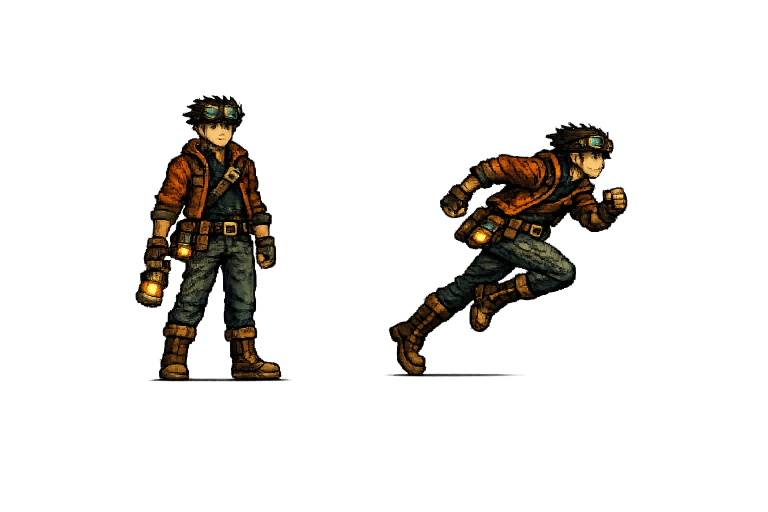
#> input picture art/pixel/characters/theo/image-1784210695955.webp, 1536 x 1024 px (shown at 1/2 size)
$ python normalize_run_frames.py ../../art/pixel/characters/theo/image-1784210695955.webp ../../art/pixel/characters/theo/theo-era-zero-pixel-sheet-v01.png
#> lines starting #> are read from the running program, lines starting #| are printed output that depends on the picture
"""Re-composite a run-cycle frame so its character matches the idle sprite's
scale and foot line within a shared canvas height.

AI-generated pose frames (ChatGPT/DALL-E) are not reliably framed the same
way across separate generations -- Theo's run-cycle frames filled a much
smaller fraction of their canvas than the idle sprite, so importing them
with the same Pixels-Per-Unit as idle made him shrink and made his feet
drift relative to the ground between animation frames (feet weren't at a
consistent height within the canvas).

This crops each frame to its own character bounding box (alpha > 40),
rescales it so its height matches the idle sprite's measured character
height, and re-pastes it onto a fresh transparent canvas so the character's
foot line lands at the same canvas Y as idle's. After this, a single
Pixels-Per-Unit constant (see TheoSpriteSetup.IdleSpritePixelsPerUnit) works
correctly for both idle and run sprites, and Center pivot won't drift.

Usage: python3 normalize_run_frames.py <src.png> <dst.png>

Re-measure IDLE_BBOX / re-run this whenever the idle sprite or run frames
are regenerated.
"""
import sys
from PIL import Image

CANVAS_W, CANVAS_H = 900, 1024

# Idle sprite's own measured character bbox (excluding the lantern
# light-spray effect), measured via PIL against
# unity/FragmentosDoAmanha/Assets/Art/Characters/Theo/theo-sprite-v03.png (368x1024 canvas).
# Previous constants (v02, 1400x1536 canvas, bbox (174, 92, 784, 1140)) are
# obsolete now that v03 is the adopted sprite -- re-measure again if the
# idle sprite is regenerated.
IDLE_BBOX = (29, 190, 336, 762)
IDLE_CHAR_HEIGHT = IDLE_BBOX[3] - IDLE_BBOX[1]  # 572
IDLE_FOOT_Y = IDLE_BBOX[3]  # 762, bottom edge in canvas space (PIL, y grows down)


def character_bbox(img):
    w, h = img.size
    px = img.load()
    minx, miny, maxx, maxy = w, h, 0, 0
    found = False
    for y in range(h):
        for x in range(w):
            _, _, _, a = px[x, y]
            if a < 40:
                continue
            found = True
            minx = min(minx, x)
            maxx = max(maxx, x)
            miny = min(miny, y)
            maxy = max(maxy, y)
    if not found:
        return None
    return (minx, miny, maxx, maxy)


def normalize(src_path, dst_path):
    img = Image.open(src_path).convert("RGBA")
#> img is the input picture: PIL image 1536x1024 RGBA; mean R, G, B, A 7, 5.1, 2.7, 29.8
    minx, miny, maxx, maxy = character_bbox(img)
#> minx = 271; miny = 190; maxx = 1254; maxy = 762
    char_w = maxx - minx
#> char_w = 983
    char_h = maxy - miny
#> char_h = 572

    scale = IDLE_CHAR_HEIGHT / char_h
#> scale = 1
    new_w = max(1, round(char_w * scale))
#> new_w = 983
    new_h = max(1, round(char_h * scale))
#> new_h = 572

    cropped = img.crop((minx, miny, maxx, maxy))
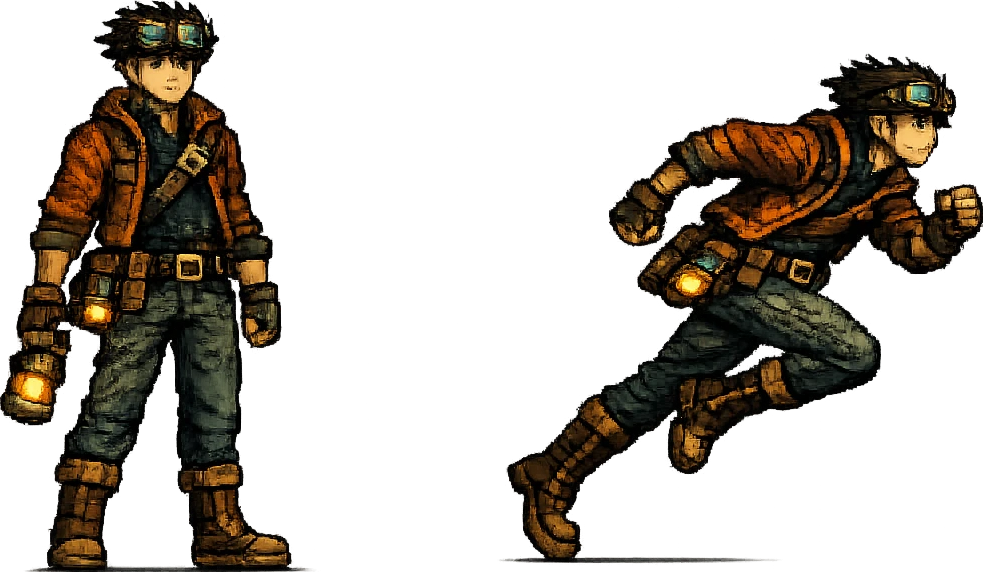
#> cropped: PIL image 983x572 RGBA; mean R, G, B, A 19.1, 13.6, 6.9, 83.4; transparent parts drawn white
    resized = cropped.resize((new_w, new_h), Image.LANCZOS)

    canvas = Image.new("RGBA", (CANVAS_W, CANVAS_H), (0, 0, 0, 0))
#> canvas: PIL image 900x1024 RGBA; every value is 0
    paste_x = (CANVAS_W - new_w) // 2
#> paste_x = -42
    paste_y = IDLE_FOOT_Y - new_h
#> paste_y = 190
    canvas.alpha_composite(resized, (paste_x, paste_y))
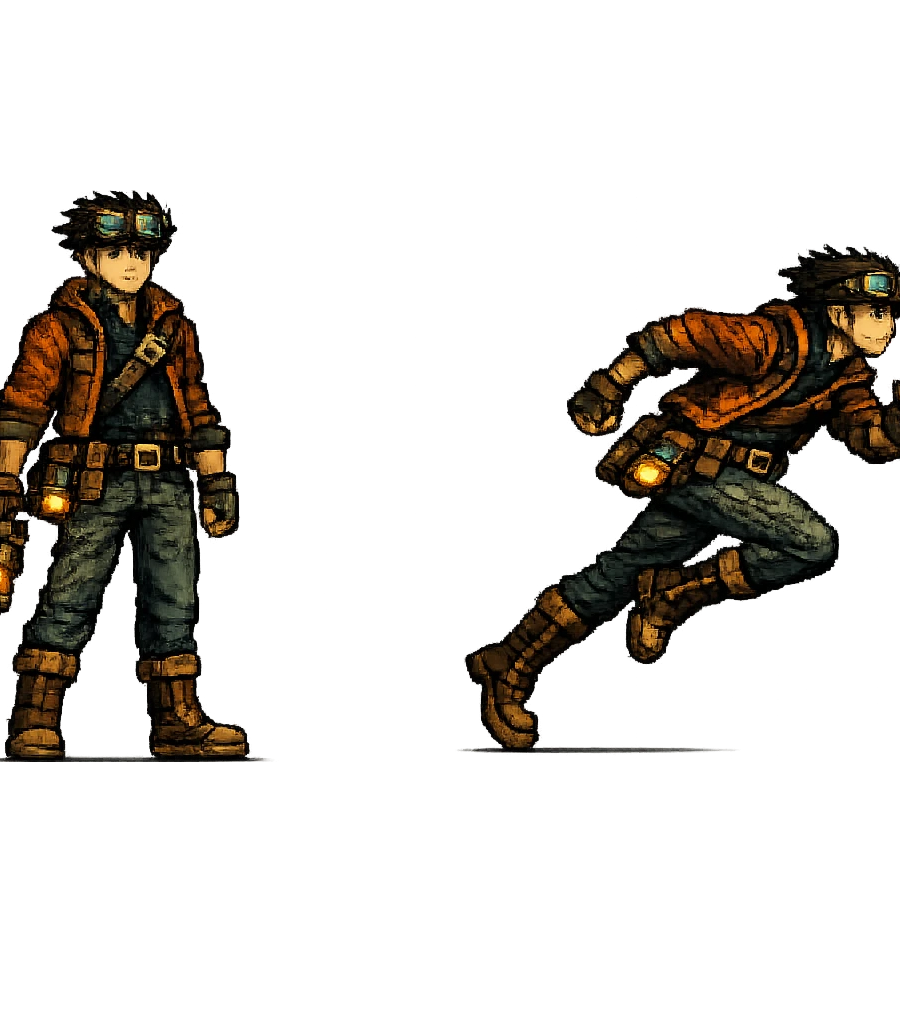
#> canvas: PIL image 900x1024 RGBA; mean R, G, B, A 10.6, 7.5, 3.7, 48.8; transparent parts drawn white
    canvas.save(dst_path)
    print(f"{src_path}: char {char_w}x{char_h} -> scale {scale:.4f} -> {new_w}x{new_h} at ({paste_x},{paste_y})")
#| ../../art/pixel/characters/theo/image-1784210695955.webp: char 983x572 -> scale 1.0000 -> 983x572 at (-42,190)


if __name__ == "__main__":
    normalize(sys.argv[1], sys.argv[2])
